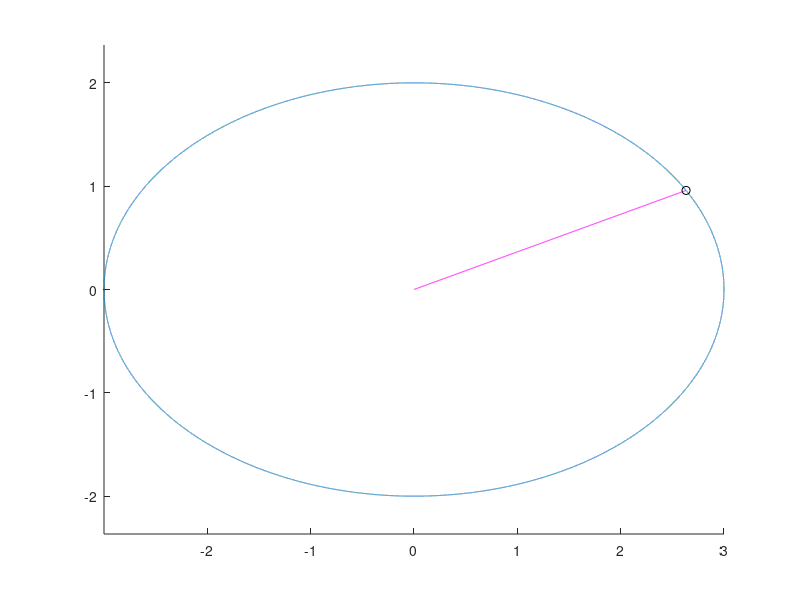

Write the MATLAB code that produced this figure. (Note: this script raises an error after producing the figure.)
%dhmeiourgeia elleipshs
x0=0;
y0=0;
a=3;
b=2;

t=[0:10^(-4):2*pi];
x=x0+a*cos(t);
y=y0+b*sin(t);

figure
hold on
plot(x,y)
axis equal

%epivatiki aktina elleipshs
lamda=[0:5*10^(-4):1];
xe=x0+lamda*(x(5000)-x0);
ye=y0+lamda*(y(5000)-y0);

hold on
plot(xe,ye,'m')
plot(x(5000),y(5000),'ko')

%efaptomenh elleipshs
ux=-a*sin(t(5000));
uy=b*cos(t(5000));

[x_ef,y_ef]=euthigrammo_tmhma_synartisi(x(5000),y(5000),ux,uy,10^(-3),-3/2,3/2);
plot(x_ef,y_ef)